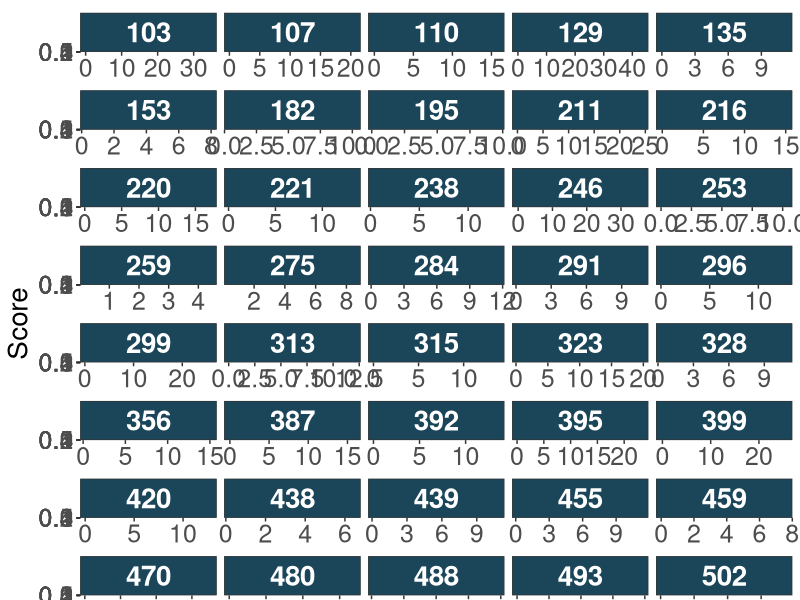
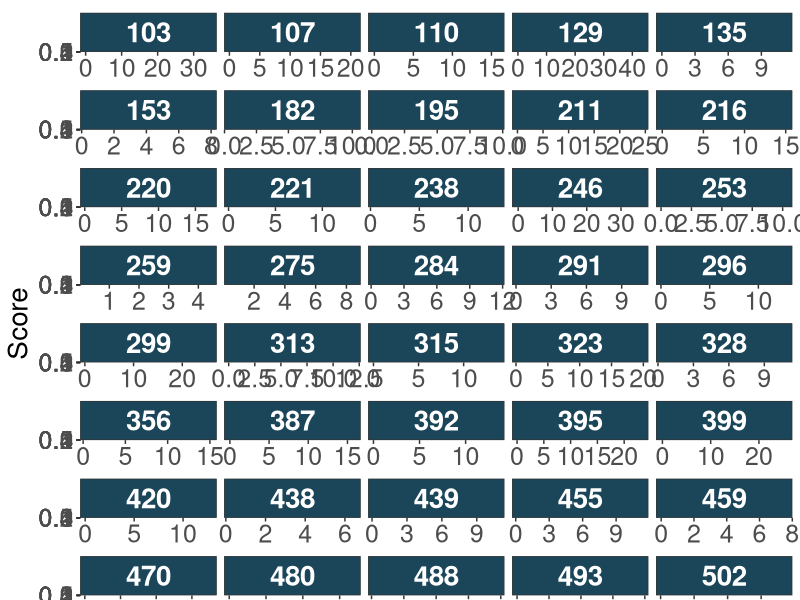

The R source for these figures, in order:
################################################################################
#################### Setup #####################################################

# loc
setwd("~/git/CAIRO5_Public")

# libraries
library(readxl)
library(data.table)
library(ggplot2)

# Data
BloodSampleCharacteristics <- as.data.table(read_xlsx("Data/CAIRO5_Supplemental.xlsx", sheet=2, skip=1))
ClinicalDemographics <- as.data.table(read_xlsx("Data/CAIRO5_Supplemental.xlsx", sheet=1, skip=1))

################################################################################
################# pair down data to required cols ##############################

# Blood Samples
keep <- c('Sequence ID', 'Subject ID', 'Sample Time Point', 'Days From Randomization', 'DELFI-TF', 'MAF')
BloodSampleCharacteristics <- BloodSampleCharacteristics[,..keep]

# clinical data
keep <- c('Subject ID', 'Study Arm', 'Progression Status (0=no progression; 1=progression)', 'PFS Registration')
ClinicalDemographics <- ClinicalDemographics[,..keep]

# merge data together
finalData <- merge(BloodSampleCharacteristics, ClinicalDemographics, by='Subject ID', all.x=T)

################################################################################
################# format data for plotting #####################################

# restrict to arm 1
finalData <- finalData[`Study Arm` == 3]

# remove samples without a T0 baseline
keep <- finalData[`Sample Time Point` == 'T0']$`Subject ID`
finalData <- finalData[`Subject ID` %chin% keep]

# remove samples with only 2 observations
remove <- finalData[,.N,by=.(`Subject ID`)][N <= 2]$`Subject ID`
finalData <- finalData[!`Subject ID` %chin% remove]

# convert days to months for plot
daysInMonth <- 30.4167
finalData[,`Months From Registration` := `Days From Randomization`/daysInMonth]
finalData[,`Months From Registration PFS` := `PFS Registration`/daysInMonth]

# split out separate DT for progression lines
progessionDT <- finalData[`Progression Status (0=no progression; 1=progression)` == 1,.(`Subject ID`, `Months From Registration PFS`)]
progessionDT <- unique(progessionDT)

# melt data
finalData <- melt(finalData, measure.vars = c('DELFI-TF'))

################################################################################
############# make plots #######################################################

# make plot
FigS9B <- ggplot() +
  geom_vline(data=progessionDT, mapping=aes(xintercept=`Months From Registration PFS`), linetype=2, color='gray60', linewidth=1) +
  geom_line(data=finalData, mapping=aes(x=`Months From Registration`, y=value, color=variable, group=variable)) +
  geom_point(data=finalData, mapping=aes(x=`Months From Registration`, y=value, color=variable)) +
  scale_color_manual("",values=c("DELFI-TF"="#046C9A")) +
  facet_wrap(~`Subject ID`, scales = 'free_x', ncol=5) +
  xlab("Months From Registration") +
  ylab("Score") +
  theme_bw() +
  theme(panel.grid=element_blank()) +
  theme(strip.text=element_text(color='white', face='bold', size=20), strip.background = element_rect(fill="#1B465A")) +
  theme(legend.position = 'top') +
  theme(legend.key.size = unit(1, 'cm')) +
  theme(legend.text=element_text(size=18)) +
  theme(axis.text=element_text(size=18)) +
  theme(axis.title=element_text(size=20))

# save plot
png(filename="Figures/FigS9B.png", height=18, width=14, units="in", res=150)
FigS9B
dev.off()

cairo_pdf(file="Figures/FigS9B.pdf", height=18, width=14)
FigS9B
dev.off()
